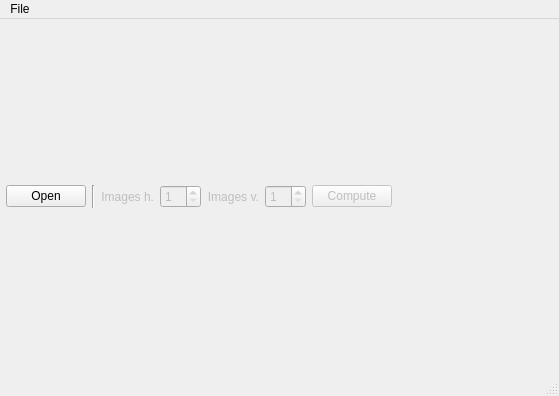
<?xml version="1.0" encoding="UTF-8"?>
<ui version="4.0">
 <class>MainWindow</class>
 <widget class="QMainWindow" name="MainWindow">
  <property name="geometry">
   <rect>
    <x>0</x>
    <y>0</y>
    <width>559</width>
    <height>396</height>
   </rect>
  </property>
  <property name="windowTitle">
   <string>MainWindow</string>
  </property>
  <widget class="QWidget" name="centralwidget">
   <layout class="QVBoxLayout" name="verticalLayout">
    <property name="leftMargin">
     <number>0</number>
    </property>
    <property name="topMargin">
     <number>0</number>
    </property>
    <property name="rightMargin">
     <number>0</number>
    </property>
    <property name="bottomMargin">
     <number>0</number>
    </property>
    <item>
     <layout class="QHBoxLayout" name="horizontalLayout">
      <property name="leftMargin">
       <number>6</number>
      </property>
      <property name="topMargin">
       <number>6</number>
      </property>
      <property name="rightMargin">
       <number>6</number>
      </property>
      <property name="bottomMargin">
       <number>6</number>
      </property>
      <item>
       <widget class="QPushButton" name="pb_open">
        <property name="text">
         <string>Open</string>
        </property>
       </widget>
      </item>
      <item>
       <widget class="Line" name="line">
        <property name="orientation">
         <enum>Qt::Vertical</enum>
        </property>
       </widget>
      </item>
      <item>
       <widget class="QLabel" name="label">
        <property name="enabled">
         <bool>false</bool>
        </property>
        <property name="layoutDirection">
         <enum>Qt::LeftToRight</enum>
        </property>
        <property name="text">
         <string>Images h.</string>
        </property>
        <property name="alignment">
         <set>Qt::AlignRight|Qt::AlignTrailing|Qt::AlignVCenter</set>
        </property>
       </widget>
      </item>
      <item>
       <widget class="QSpinBox" name="sb_im_h">
        <property name="enabled">
         <bool>false</bool>
        </property>
        <property name="minimum">
         <number>1</number>
        </property>
       </widget>
      </item>
      <item>
       <widget class="QLabel" name="label_2">
        <property name="enabled">
         <bool>false</bool>
        </property>
        <property name="text">
         <string>Images v.</string>
        </property>
        <property name="alignment">
         <set>Qt::AlignRight|Qt::AlignTrailing|Qt::AlignVCenter</set>
        </property>
       </widget>
      </item>
      <item>
       <widget class="QSpinBox" name="sb_im_v">
        <property name="enabled">
         <bool>false</bool>
        </property>
        <property name="minimum">
         <number>1</number>
        </property>
       </widget>
      </item>
      <item>
       <widget class="QPushButton" name="pb_compute">
        <property name="enabled">
         <bool>false</bool>
        </property>
        <property name="text">
         <string>Compute</string>
        </property>
       </widget>
      </item>
      <item>
       <spacer name="horizontalSpacer">
        <property name="orientation">
         <enum>Qt::Horizontal</enum>
        </property>
        <property name="sizeHint" stdset="0">
         <size>
          <width>40</width>
          <height>20</height>
         </size>
        </property>
       </spacer>
      </item>
     </layout>
    </item>
   </layout>
  </widget>
  <widget class="QMenuBar" name="menubar">
   <property name="geometry">
    <rect>
     <x>0</x>
     <y>0</y>
     <width>559</width>
     <height>22</height>
    </rect>
   </property>
   <widget class="QMenu" name="menuFile">
    <property name="title">
     <string>File</string>
    </property>
    <addaction name="actionExplore_new_path"/>
    <addaction name="actionquit"/>
   </widget>
   <addaction name="menuFile"/>
  </widget>
  <widget class="QStatusBar" name="statusbar"/>
  <action name="actionquit">
   <property name="text">
    <string>quit</string>
   </property>
  </action>
  <action name="actionExplore_new_path">
   <property name="text">
    <string>Explore new path...</string>
   </property>
  </action>
 </widget>
 <resources/>
 <connections/>
</ui>
